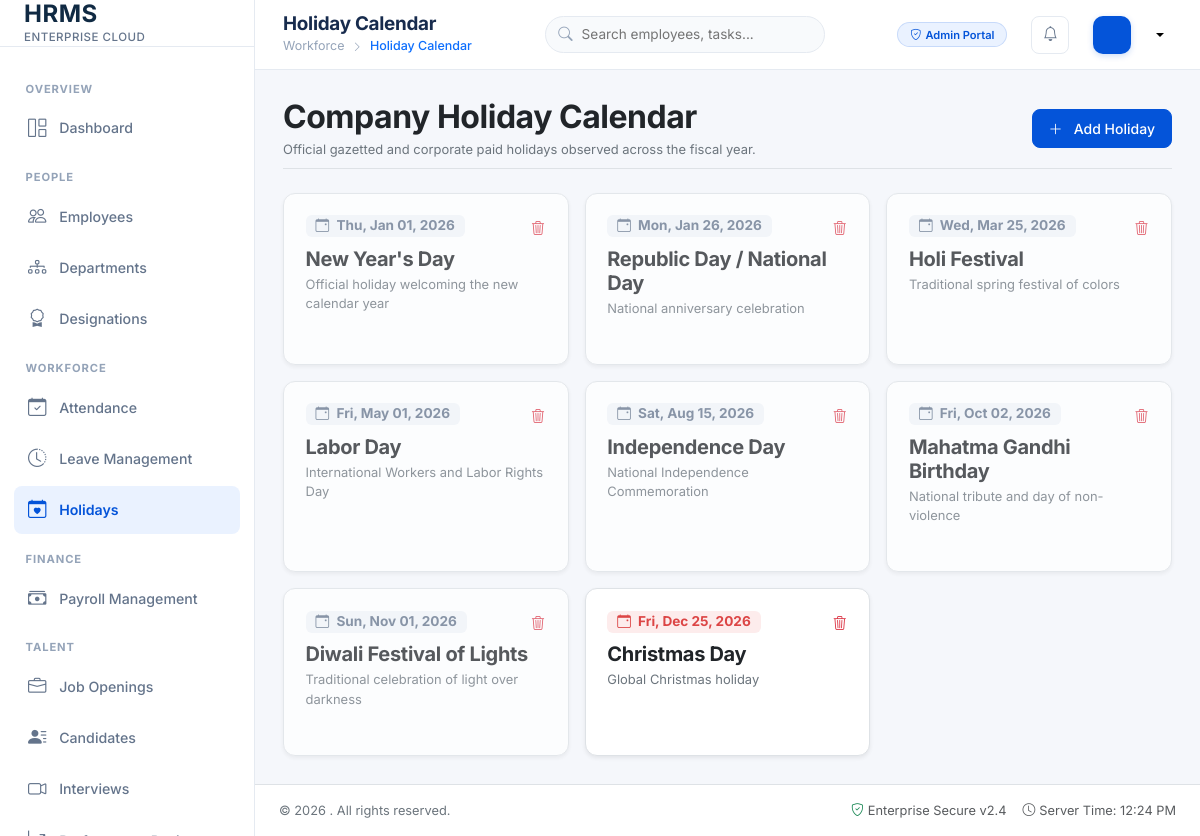
Screenshot of /settings/holidays.php (signed in) with the database file from the repository.
### tables this page shows
CREATE TABLE `holidays` (
  `id` int(11) NOT NULL AUTO_INCREMENT,
  `holiday_name` varchar(150) NOT NULL,
  `holiday_date` date NOT NULL,
  `description` text DEFAULT NULL,
  `created_at` timestamp NULL DEFAULT current_timestamp(),
  PRIMARY KEY (`id`),
  UNIQUE KEY `holiday_date` (`holiday_date`)
);

### includes/auth_check.php (called while the page is built, shortened)
<?php
require_once __DIR__ . '/functions.php';
function isLoggedIn() {
    return isset($_SESSION['user_id']) && !empty($_SESSION['user_id']);
}
function hasRole($roles) {
    $currentRole = $_SESSION['user_role'] ?? '';
    if (is_array($roles)) {
        return in_array($currentRole, $roles, true);
    }
    return $currentRole === $roles;
}

### includes/functions.php (called while the page is built, shortened)
<?php
function formatDate($date, $format = 'M d, Y') {
    return date($format, strtotime($date));
}

### settings/holidays.php (the view, shortened to what this page needs)
<?php
require_once __DIR__ . '/../includes/functions.php';
require_once __DIR__ . '/../includes/auth_check.php';
$pdo = getDBConnection();
$holidays = $pdo->query("SELECT * FROM holidays ORDER BY holiday_date ASC")->fetchAll();
include __DIR__ . '/../includes/header.php';
?>
<div class="container-fluid px-0">
    <div class="d-flex flex-column flex-md-row justify-content-between align-items-md-center mb-4 pb-2 border-bottom">
        <div>
            <h2 class="fw-bold text-dark mb-1">Company Holiday Calendar</h2>
            <p class="text-secondary small mb-0">Official gazetted and corporate paid holidays observed across the fiscal year.</p>
        </div>
        <div class="mt-3 mt-md-0">
            <?php if (hasRole(['admin', 'hr'])): ?>
                <button type="button" class="btn btn-primary" data-bs-toggle="modal" data-bs-target="#addHolidayModal">
                    <i class="bi bi-plus-lg me-1"></i> Add Holiday
                </button>
            <?php endif; ?>
        </div>
    </div>
    <div class="row g-3">
        <?php foreach ($holidays as $h):
            $isPast = strtotime($h['holiday_date']) < strtotime(date('Y-m-d'));
        ?>
            <div class="col-md-6 col-lg-4">
                <div class="card h-100 shadow-sm border <?= $isPast ? 'opacity-75' : '' ?>">
                    <div class="card-body">
                        <div class="d-flex justify-content-between align-items-start mb-2">
                            <span class="badge" style="background: <?= $isPast ? '#F1F5F9' : 'var(--error-red-bg)' ?>; color: <?= $isPast ? '#64748B' : 'var(--error-red)' ?>; font-size: 0.85rem; padding: 4px 10px;">
                                <i class="bi bi-calendar-event me-1"></i> <?= formatDate($h['holiday_date'], 'D, M d, Y') ?>
                            </span>
                            <?php if (hasRole(['admin', 'hr'])): ?>
                                <form action="<?= BASE_URL ?>settings/holidays.php" method="POST" onsubmit="return confirm('Remove this holiday?');">
                                    <button type="submit" class="btn btn-sm btn-link text-danger p-0" title="Remove Holiday">
                                        <i class="bi bi-trash3"></i>
                                    </button>
                                </form>
                            <?php endif; ?>
                        </div>
                        <h5 class="fw-bold text-dark mt-2 mb-1"><?= htmlspecialchars($h['holiday_name']) ?></h5>
                        <p class="text-secondary small mb-0"><?= htmlspecialchars($h['description'] ?: 'Official paid corporate holiday.') ?></p>
                    </div>
                </div>
            </div>
        <?php endforeach; ?>
    </div>
</div>
<?php include __DIR__ . '/../includes/footer.php'; ?>

### assets/css/style.css (style rules this page uses)
:root { --primary-blue: #0454D9; --primary-blue-hover: #0343ae; --secondary-blue: #2478B8; --dark-navy: #102A43; --light-blue: #EAF2FF; --page-bg: #F5F7FB; --card-bg: #FFFFFF; --border-color: #E5EAF1; --text-primary: #172B4D; --text-secondary: #64748B; --text-muted: #94A3B8; --accent-teal: #14B8A6; --accent-teal-bg: #E6FFFA; --success-green: #16A36A; --success-green-bg: #E8F7EF; --recruitment-purple: #7C3AED; --recruitment-purple-bg: #F2ECFF; --attendance-orange: #EA8A19; --attendance-orange-bg: #FFF4E5; --warning-amber: #D99A16; --warning-amber-bg: #FFF8E5; --error-red: #DC4545; --error-red-bg: #FDECEC; --sidebar-width: 255px; --header-height: 70px; --card-radius: 12px; --btn-radius: 8px; --input-radius: 8px; --transition-speed: 0.2s; --shadow-sm: 0 1px 3px rgba(16, 42, 67, 0.05); --shadow-md: 0 4px 12px rgba(16, 42, 67, 0.07); --shadow-lg: 0 10px 25px rgba(16, 42, 67, 0.1); }
* { margin: 0; padding: 0; box-sizing: border-box; }
body { font-family: 'Inter', -apple-system, BlinkMacSystemFont, "Segoe UI", Roboto, sans-serif; background-color: var(--page-bg); color: var(--text-primary); font-size: 0.925rem; line-height: 1.5; min-height: 100vh; -webkit-font-smoothing: antialiased; }
h1, h2, h3, h4, h5, h6 { color: var(--text-primary); font-weight: 600; letter-spacing: -0.015em; }
.card { background-color: var(--card-bg); border: 1px solid var(--border-color); border-radius: var(--card-radius); box-shadow: var(--shadow-sm); margin-bottom: 1.5rem; transition: box-shadow var(--transition-speed) ease, border-color var(--transition-speed) ease; }
.card-body { padding: 1.35rem; }
.btn { border-radius: var(--btn-radius); font-weight: 500; font-size: 0.875rem; padding: 0.5rem 1rem; display: inline-flex; align-items: center; justify-content: center; gap: 0.45rem; transition: all var(--transition-speed) ease; }
.btn-primary { background-color: var(--primary-blue); border-color: var(--primary-blue); color: #FFFFFF; }

### rows the page displays
holidays: holiday_date "Thu, Jan 01, 2026", holiday_name "New Year's Day", description "Official holiday welcoming the new calendar year"
holidays: holiday_date "Mon, Jan 26, 2026", holiday_name "Republic Day / National Day", description "National anniversary celebration"
holidays: holiday_date "Wed, Mar 25, 2026", holiday_name "Holi Festival", description "Traditional spring festival of colors"
holidays: holiday_date "Fri, May 01, 2026", holiday_name "Labor Day", description "International Workers and Labor Rights Day"
holidays: holiday_date "Sat, Aug 15, 2026", holiday_name "Independence Day", description "National Independence Commemoration"
holidays: holiday_date "Fri, Oct 02, 2026", holiday_name "Mahatma Gandhi Birthday", description "National tribute and day of non-violence"
holidays: holiday_date "Sun, Nov 01, 2026", holiday_name "Diwali Festival of Lights", description "Traditional celebration of light over darkness"
holidays: holiday_date "Fri, Dec 25, 2026", holiday_name "Christmas Day", description "Global Christmas holiday"

### other values shown
$pageTitle "Holiday Calendar"
$breadcrumbParent "Workforce"
$currentUser['role'] "Admin"
